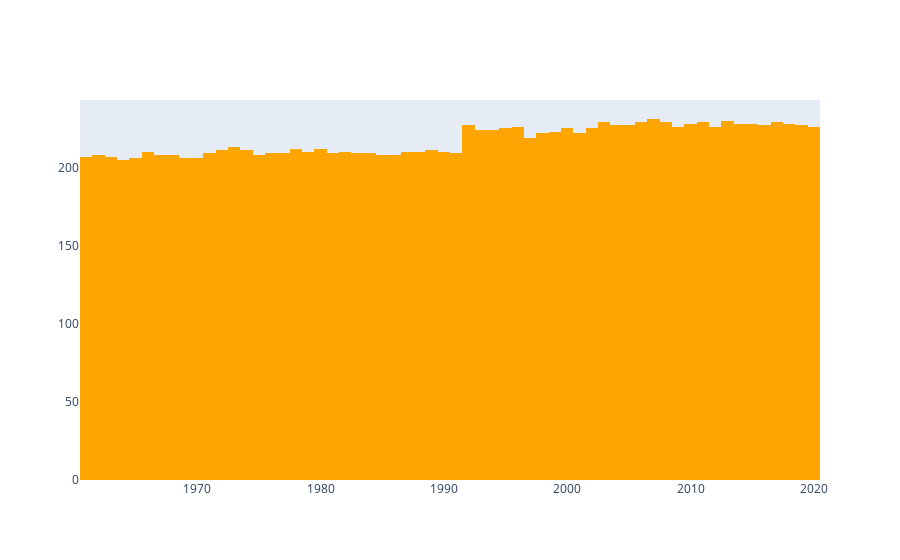

Notebook cell for this chart:
### Code cell
fig = go.Figure()
fig.add_trace(
    go.Histogram(x = MeanData.Year,
                #xbins=go.histogram.XBins(size=1),  Change the bin size
                marker=go.histogram.Marker(color="orange"), # Change the color
            )
)
fig.show()

### Figure 1 — Plotly figure (JSON) as saved in the notebook; plotly's stock layout.template omitted (floating-point values rounded to 4 significant figures; data arrays with more than 128 entries replaced by an {"elided": "..."} marker saying what was removed)
{"data": [{"marker": {"color": "orange"}, "type": "histogram", "x": {"elided": "13044 int values"}}], "layout": {"autosize": true, "xaxis": {"autorange": true, "range": [1960.0, 2020.0], "type": "linear"}, "yaxis": {"autorange": true, "range": [0, 243.2]}}}
